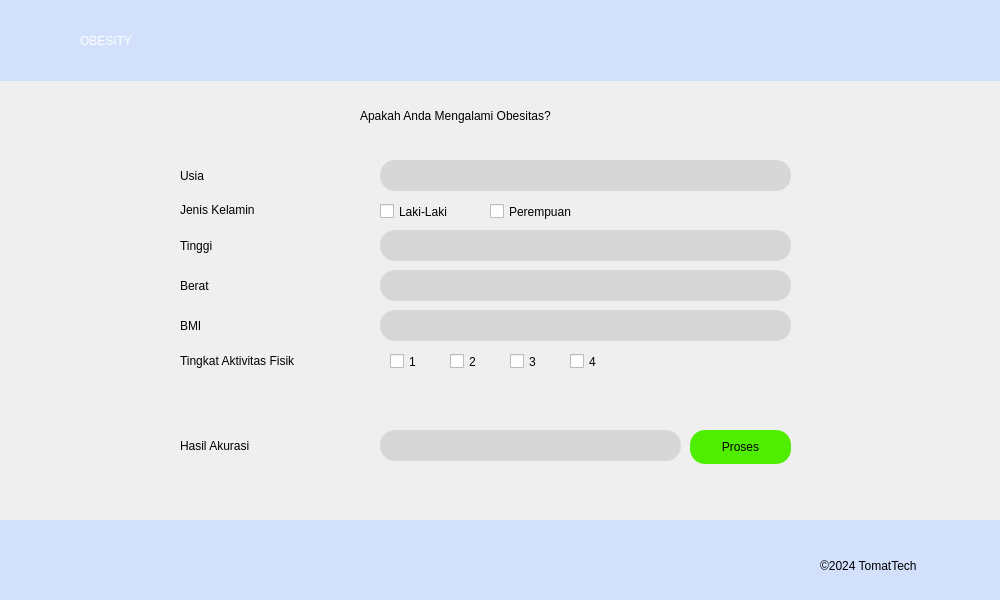
<?xml version="1.0" encoding="UTF-8"?>
<ui version="4.0">
 <class>MainWindow</class>
 <widget class="QMainWindow" name="MainWindow">
  <property name="geometry">
   <rect>
    <x>0</x>
    <y>0</y>
    <width>1000</width>
    <height>600</height>
   </rect>
  </property>
  <property name="minimumSize">
   <size>
    <width>1000</width>
    <height>600</height>
   </size>
  </property>
  <property name="maximumSize">
   <size>
    <width>1000</width>
    <height>600</height>
   </size>
  </property>
  <property name="windowTitle">
   <string>MainWindow</string>
  </property>
  <widget class="QWidget" name="centralwidget">
   <widget class="QLabel" name="label">
    <property name="geometry">
     <rect>
      <x>0</x>
      <y>0</y>
      <width>1011</width>
      <height>81</height>
     </rect>
    </property>
    <property name="styleSheet">
     <string notr="true">background-color: rgb(210, 224, 251);</string>
    </property>
    <property name="text">
     <string/>
    </property>
   </widget>
   <widget class="QLabel" name="label_2">
    <property name="geometry">
     <rect>
      <x>20</x>
      <y>10</y>
      <width>51</width>
      <height>61</height>
     </rect>
    </property>
    <property name="styleSheet">
     <string notr="true">border-image: url(:/image/Vector.png);</string>
    </property>
    <property name="text">
     <string/>
    </property>
   </widget>
   <widget class="QLabel" name="label_3">
    <property name="geometry">
     <rect>
      <x>80</x>
      <y>20</y>
      <width>171</width>
      <height>41</height>
     </rect>
    </property>
    <property name="styleSheet">
     <string notr="true">font: 75 18pt &quot;Times New Roman&quot;;color:rgb(255, 255, 255)
</string>
    </property>
    <property name="text">
     <string>OBESITY</string>
    </property>
   </widget>
   <widget class="QLabel" name="label_4">
    <property name="geometry">
     <rect>
      <x>360</x>
      <y>100</y>
      <width>321</width>
      <height>31</height>
     </rect>
    </property>
    <property name="styleSheet">
     <string notr="true">font: 10pt &quot;Times New Roman&quot;;</string>
    </property>
    <property name="text">
     <string>Apakah Anda Mengalami Obesitas? </string>
    </property>
   </widget>
   <widget class="QLabel" name="label_5">
    <property name="geometry">
     <rect>
      <x>0</x>
      <y>520</y>
      <width>1011</width>
      <height>81</height>
     </rect>
    </property>
    <property name="styleSheet">
     <string notr="true">background-color: rgb(210, 224, 251);</string>
    </property>
    <property name="text">
     <string/>
    </property>
   </widget>
   <widget class="QPlainTextEdit" name="plainTextEdit">
    <property name="geometry">
     <rect>
      <x>380</x>
      <y>160</y>
      <width>411</width>
      <height>31</height>
     </rect>
    </property>
    <property name="styleSheet">
     <string notr="true">border-radius:15px;
background-color: rgb(215, 215, 215);</string>
    </property>
   </widget>
   <widget class="QLabel" name="label_6">
    <property name="geometry">
     <rect>
      <x>180</x>
      <y>160</y>
      <width>321</width>
      <height>31</height>
     </rect>
    </property>
    <property name="styleSheet">
     <string notr="true">font: 10pt &quot;Times New Roman&quot;;</string>
    </property>
    <property name="text">
     <string>Usia</string>
    </property>
   </widget>
   <widget class="QLabel" name="label_7">
    <property name="geometry">
     <rect>
      <x>180</x>
      <y>230</y>
      <width>321</width>
      <height>31</height>
     </rect>
    </property>
    <property name="styleSheet">
     <string notr="true">font: 10pt &quot;Times New Roman&quot;;</string>
    </property>
    <property name="text">
     <string>Tinggi</string>
    </property>
   </widget>
   <widget class="QLabel" name="label_8">
    <property name="geometry">
     <rect>
      <x>180</x>
      <y>270</y>
      <width>321</width>
      <height>31</height>
     </rect>
    </property>
    <property name="styleSheet">
     <string notr="true">font: 10pt &quot;Times New Roman&quot;;</string>
    </property>
    <property name="text">
     <string>Berat</string>
    </property>
   </widget>
   <widget class="QLabel" name="label_9">
    <property name="geometry">
     <rect>
      <x>180</x>
      <y>310</y>
      <width>321</width>
      <height>31</height>
     </rect>
    </property>
    <property name="styleSheet">
     <string notr="true">font: 10pt &quot;Times New Roman&quot;;</string>
    </property>
    <property name="text">
     <string>BMI</string>
    </property>
   </widget>
   <widget class="QLabel" name="label_10">
    <property name="geometry">
     <rect>
      <x>180</x>
      <y>351</y>
      <width>201</width>
      <height>20</height>
     </rect>
    </property>
    <property name="styleSheet">
     <string notr="true">font: 10pt &quot;Times New Roman&quot;;</string>
    </property>
    <property name="text">
     <string>Tingkat Aktivitas Fisik</string>
    </property>
   </widget>
   <widget class="QLabel" name="label_11">
    <property name="geometry">
     <rect>
      <x>180</x>
      <y>430</y>
      <width>321</width>
      <height>31</height>
     </rect>
    </property>
    <property name="styleSheet">
     <string notr="true">font: 10pt &quot;Times New Roman&quot;;</string>
    </property>
    <property name="text">
     <string>Hasil Akurasi</string>
    </property>
   </widget>
   <widget class="QPushButton" name="pushButton">
    <property name="geometry">
     <rect>
      <x>690</x>
      <y>430</y>
      <width>101</width>
      <height>34</height>
     </rect>
    </property>
    <property name="styleSheet">
     <string notr="true">border-radius:15px;
background-color: rgb(79, 238, 0);</string>
    </property>
    <property name="text">
     <string>Proses</string>
    </property>
   </widget>
   <widget class="QLabel" name="label_12">
    <property name="geometry">
     <rect>
      <x>180</x>
      <y>200</y>
      <width>321</width>
      <height>20</height>
     </rect>
    </property>
    <property name="styleSheet">
     <string notr="true">font: 10pt &quot;Times New Roman&quot;;</string>
    </property>
    <property name="text">
     <string>Jenis Kelamin</string>
    </property>
   </widget>
   <widget class="QCheckBox" name="checkBox">
    <property name="geometry">
     <rect>
      <x>380</x>
      <y>200</y>
      <width>101</width>
      <height>23</height>
     </rect>
    </property>
    <property name="text">
     <string>Laki-Laki</string>
    </property>
   </widget>
   <widget class="QCheckBox" name="checkBox_2">
    <property name="geometry">
     <rect>
      <x>490</x>
      <y>200</y>
      <width>121</width>
      <height>23</height>
     </rect>
    </property>
    <property name="text">
     <string>Perempuan</string>
    </property>
   </widget>
   <widget class="QLabel" name="label_13">
    <property name="geometry">
     <rect>
      <x>820</x>
      <y>550</y>
      <width>151</width>
      <height>31</height>
     </rect>
    </property>
    <property name="styleSheet">
     <string notr="true">font: 10pt &quot;Times New Roman&quot;;</string>
    </property>
    <property name="text">
     <string>©2024 TomatTech</string>
    </property>
   </widget>
   <widget class="QCheckBox" name="checkBox_3">
    <property name="geometry">
     <rect>
      <x>390</x>
      <y>350</y>
      <width>101</width>
      <height>23</height>
     </rect>
    </property>
    <property name="text">
     <string>1</string>
    </property>
   </widget>
   <widget class="QCheckBox" name="checkBox_4">
    <property name="geometry">
     <rect>
      <x>450</x>
      <y>350</y>
      <width>101</width>
      <height>23</height>
     </rect>
    </property>
    <property name="text">
     <string>2</string>
    </property>
   </widget>
   <widget class="QCheckBox" name="checkBox_5">
    <property name="geometry">
     <rect>
      <x>510</x>
      <y>350</y>
      <width>101</width>
      <height>23</height>
     </rect>
    </property>
    <property name="text">
     <string>3</string>
    </property>
   </widget>
   <widget class="QCheckBox" name="checkBox_6">
    <property name="geometry">
     <rect>
      <x>570</x>
      <y>350</y>
      <width>101</width>
      <height>23</height>
     </rect>
    </property>
    <property name="text">
     <string>4</string>
    </property>
   </widget>
   <widget class="QPlainTextEdit" name="plainTextEdit_2">
    <property name="geometry">
     <rect>
      <x>380</x>
      <y>230</y>
      <width>411</width>
      <height>31</height>
     </rect>
    </property>
    <property name="styleSheet">
     <string notr="true">border-radius:15px;
background-color: rgb(215, 215, 215);</string>
    </property>
   </widget>
   <widget class="QPlainTextEdit" name="plainTextEdit_3">
    <property name="geometry">
     <rect>
      <x>380</x>
      <y>270</y>
      <width>411</width>
      <height>31</height>
     </rect>
    </property>
    <property name="styleSheet">
     <string notr="true">border-radius:15px;
background-color: rgb(215, 215, 215);</string>
    </property>
   </widget>
   <widget class="QPlainTextEdit" name="plainTextEdit_4">
    <property name="geometry">
     <rect>
      <x>380</x>
      <y>310</y>
      <width>411</width>
      <height>31</height>
     </rect>
    </property>
    <property name="styleSheet">
     <string notr="true">border-radius:15px;
background-color: rgb(215, 215, 215);</string>
    </property>
   </widget>
   <widget class="QPlainTextEdit" name="plainTextEdit_5">
    <property name="geometry">
     <rect>
      <x>380</x>
      <y>430</y>
      <width>301</width>
      <height>31</height>
     </rect>
    </property>
    <property name="styleSheet">
     <string notr="true">border-radius:15px;
background-color: rgb(215, 215, 215);</string>
    </property>
   </widget>
  </widget>
 </widget>
 <resources>
  <include location="res.qrc"/>
 </resources>
 <connections/>
</ui>
